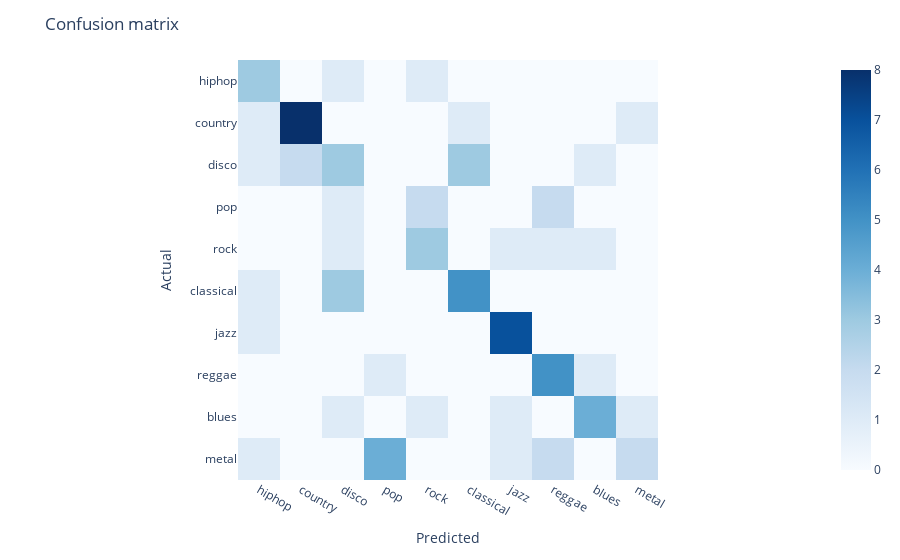

Notebook source saved alongside this figure:
### Code cell
ffn_outputs = ffn_model(X_val).detach().numpy()
ffn_preds = np.argmax(ffn_outputs, axis=1)


ffn_acc, ffn_f1, ffn_cm, ffn_cr = metrics(ffn_preds, y_labels, verbose=True)

plot_confusion_matrix(ffn_cm)

### Figure 1 — Plotly figure (JSON) as saved in the notebook; plotly's stock layout.template omitted (floating-point values rounded to 4 significant figures)
{"data": [{"coloraxis": "coloraxis", "hovertemplate": "x: %{x}<br>y: %{y}<br>color: %{z}<extra></extra>", "name": "0", "type": "heatmap", "x": ["hiphop", "country", "disco", "pop", "rock", "classical", "jazz", "reggae", "blues", "metal"], "xaxis": "x", "y": ["hiphop", "country", "disco", "pop", "rock", "classical", "jazz", "reggae", "blues", "metal"], "yaxis": "y", "z": [[3, 0, 1, 0, 1, 0, 0, 0, 0, 0], [1, 8, 0, 0, 0, 1, 0, 0, 0, 1], [1, 2, 3, 0, 0, 3, 0, 0, 1, 0], [0, 0, 1, 0, 2, 0, 0, 2, 0, 0], [0, 0, 1, 0, 3, 0, 1, 1, 1, 0], [1, 0, 3, 0, 0, 5, 0, 0, 0, 0], [1, 0, 0, 0, 0, 0, 7, 0, 0, 0], [0, 0, 0, 1, 0, 0, 0, 5, 1, 0], [0, 0, 1, 0, 1, 0, 1, 0, 4, 1], [1, 0, 0, 4, 0, 0, 1, 2, 0, 2]]}], "layout": {"coloraxis": {"colorscale": [[0, "rgb(247,251,255)"], [0.125, "rgb(222,235,247)"], [0.25, "rgb(198,219,239)"], [0.375, "rgb(158,202,225)"], [0.5, "rgb(107,174,214)"], [0.625, "rgb(66,146,198)"], [0.75, "rgb(33,113,181)"], [0.875, "rgb(8,81,156)"], [1, "rgb(8,48,107)"]]}, "margin": {"t": 60}, "title": {"text": "Confusion matrix"}, "xaxis": {"anchor": "y", "constrain": "domain", "domain": [0, 1], "scaleanchor": "y", "title": {"text": "Predicted"}}, "yaxis": {"anchor": "x", "autorange": "reversed", "constrain": "domain", "domain": [0, 1], "title": {"text": "Actual"}}}}
